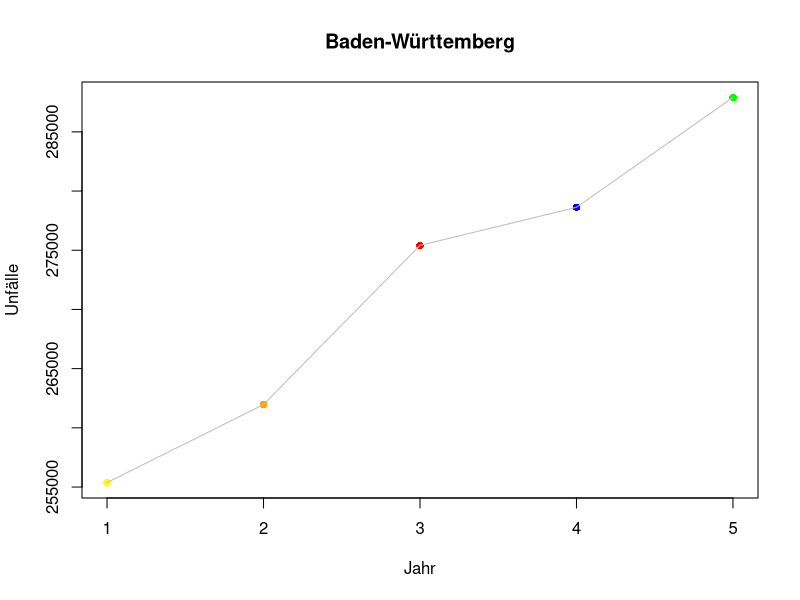
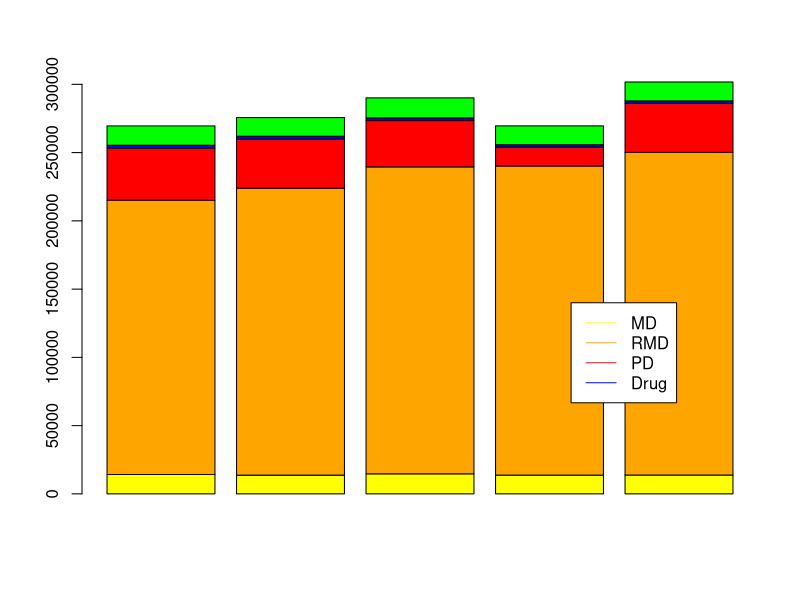
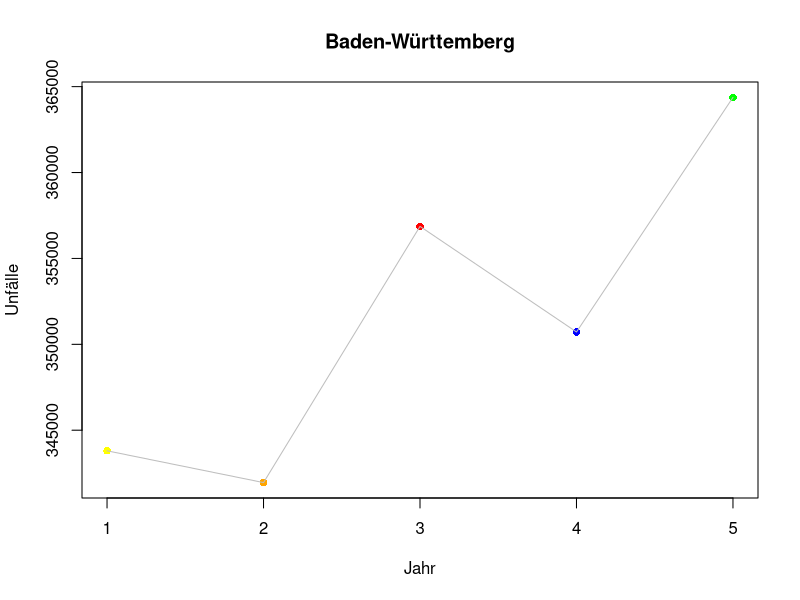
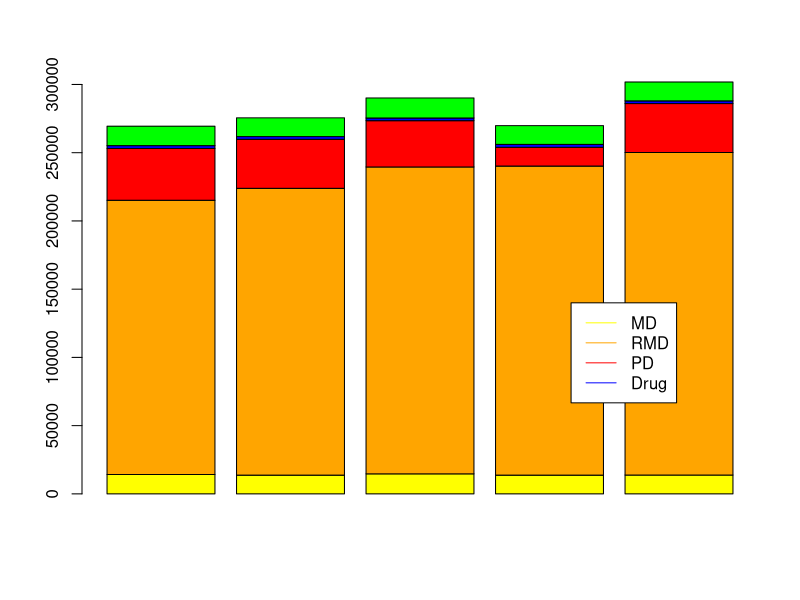
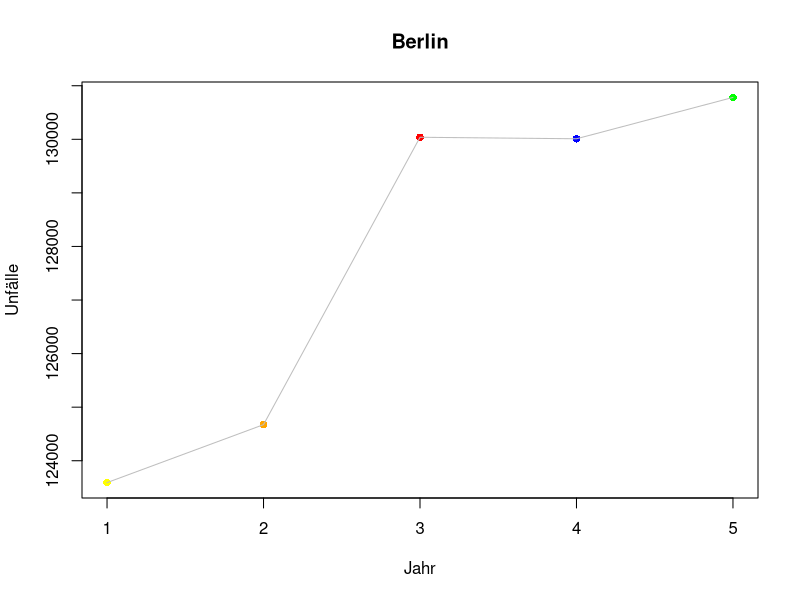
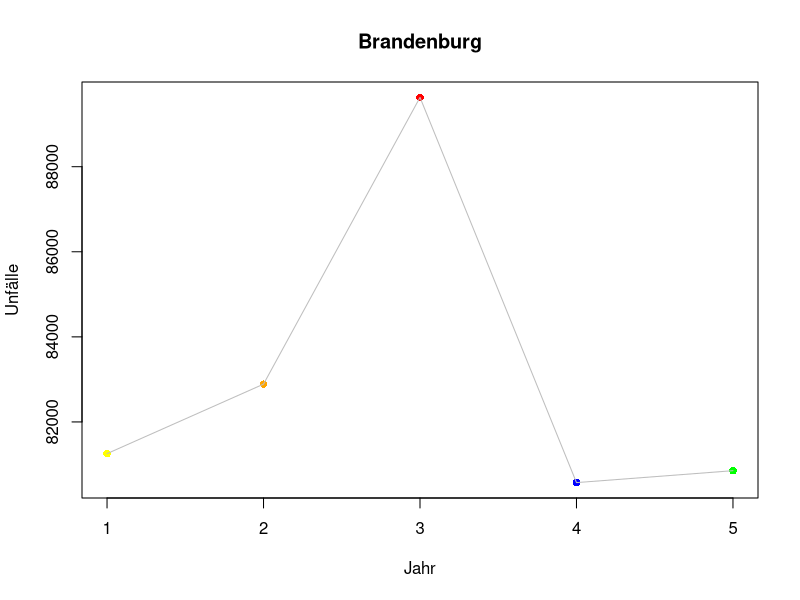
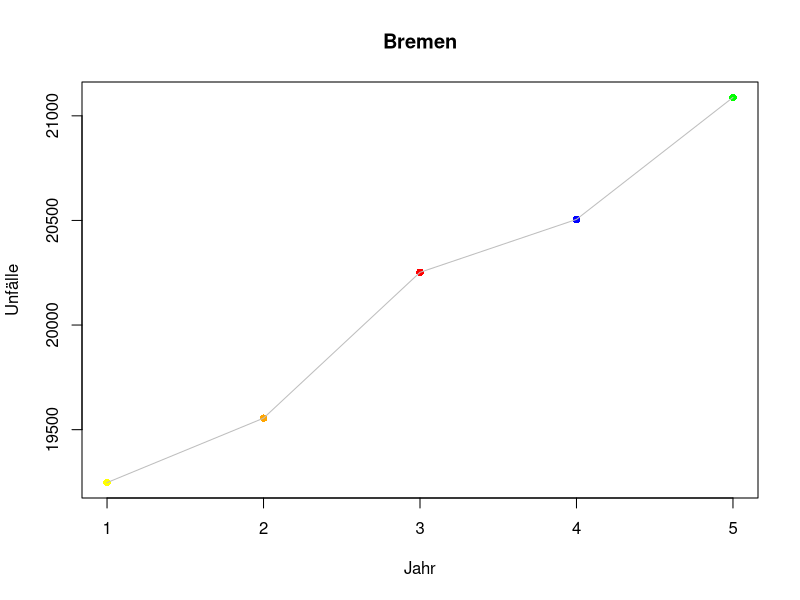
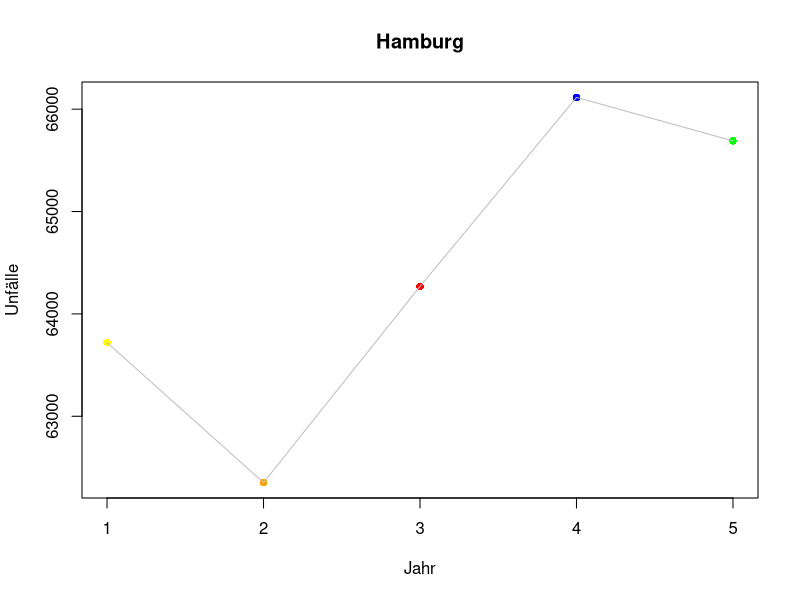

Write R code to recreate these figures, in order.
#Einlesen der Datei, System Linux Ubuntu 12.04
setwd("/home/vhx/Dokumente/R-Statistik/Projekt_S_V/WIN_HSHN_S_V/")
d<-read.csv2("unfalldaten.csv",encoding="utf-8")
d
colors = c("yellow", "orange", "red", "blue","green")

options(scipen=999)

# 1.Bundesland Baden Württenberg 
# Entwicklung von 2008 bis 2012 

BW<-subset(d,d$Bundesland =="Baden-Württemberg"  & d$Lage=="Insgesamt" & d$Unfälle =="Insgesamt" )

#Unfälle unter dem Einfluss berausch. Mittel
RBW<-subset(d,d$Bundesland =="Baden-Württemberg" & d$Unfälle =="Sonst. Unfälle unter dem Einfluss berausch. Mittel"  &  d$Lage =="Insgesamt" )
#Vektoren  
RBWJ<-c(RBW$X2008,RBW$X2009,RBW$X2010,RBW$X2011,RBW$X2012)
BWJahre<-c(BW$X2008,BW$X2009,BW$X2010,BW$X2011,BW$X2012)
RBWJ

#Baden-Württemberg;Schwerwiegende Unfälle mit Sachschaden i.e.S
md<-subset(d,d$Bundesland =="Baden-Württemberg" & d$Unfälle =="Schwerwiegende Unfälle mit Sachschaden i.e.S" & d$Lage =="Insgesamt")
md
mdD<-c(md$X2008,md$X2009,md$X2010,md$X2011,md$X2012)
mdD

#Unfälle mit Personenschaden
pd<-subset(d,d$Bundesland =="Baden-Württemberg" & d$Unfälle =="Unfälle mit Personenschaden" & d$Lage =="Insgesamt")
pd
pdD<-c(pd$X2008,pd$X2009,pd$X2010,md$X2011,pd$X2012)
pdD

#Übrige Sachschadensunfälle
rmd<-subset(d,d$Bundesland =="Baden-Württemberg" & d$Unfälle =="Übrige Sachschadensunfälle" & d$Lage =="Insgesamt")
rmdD<-c(rmd$X2008,rmd$X2009,rmd$X2010,rmd$X2011,rmd$X2012)



#Für gestapelte Saeulendiagramm 
t<-c(mdD,rmdD,pdD,RBWJ)
t
test<-matrix(t, nrow=5,ncol=5, byrow = TRUE )
test
#Entwicklung in 5 Jahren
plot(BWJahre,col=colors,ylab="Unfälle",xlab="Jahr",pch=16,main="Baden-Württemberg",cex=1)
lines(BWJahre,col="grey")

#Aufteilung
bw<-barplot(test,beside=F,col=colors)
legend(4.5,140000,c("MD","RMD","PD","Drug"), col=colors,lty=c(1,1))


#----------------------------------------------------------------#

# 2. Bundesland Bayern
# Entwicklung von 2008 bis 2012 
BY<-subset(d,d$Bundesland =="Bayern"  & d$Lage=="Insgesamt" & d$Unfälle =="Insgesamt")
BY

# Unfälle insgesammt Bayern
BYJahre<-c(BY$X2008,BY$X2009,BY$X2010,BY$X2011,BY$X2012)

#Drogeneinfluss
RBY<-subset(d,d$Bundesland =="Bayern" & d$Unfälle =="Sonst. Unfälle unter dem Einfluss berausch. Mittel"  &  d$Lage =="Insgesamt" )
#Vektoren  
RBYJ<-c(RBY$X2008,RBY$X2009,RBY$X2010,RBY$X2011,RBY$X2012)
RBYJ


#Schwerwiegende Unfälle mit Sachschaden i.e.S
BYmd<-subset(d,d$Bundesland =="Bayern" & d$Unfälle =="Schwerwiegende Unfälle mit Sachschaden i.e.S" & d$Lage =="Insgesamt")
BYmd
BYmdD<-c(md$X2008,md$X2009,md$X2010,md$X2011,md$X2012)
BYmdD

#Unfälle mit Personenschaden
BYpd<-subset(d,d$Bundesland =="Bayern" & d$Unfälle =="Unfälle mit Personenschaden" & d$Lage =="Insgesamt")

BYpdD<-c(pd$X2008,pd$X2009,pd$X2010,md$X2011,pd$X2012)
BYpdD

#Übrige Sachschadensunfälle
BYrmd<-subset(d,d$Bundesland =="Bayern" & d$Unfälle =="Übrige Sachschadensunfälle" & d$Lage =="Insgesamt")
BYrmdD<-c(rmd$X2008,rmd$X2009,rmd$X2010,rmd$X2011,rmd$X2012)



#Für gestapelte Saeulendiagramm 
byt<-c(BYmdD,BYrmdD,BYpdD,RBYJ)
byt
testBY<-matrix(byt, nrow=5,ncol=5, byrow = TRUE )
testBY
#Entwicklung in 5 Jahren
plot(BYJahre,col=colors,ylab="Unfälle",xlab="Jahr",pch=16,main="Baden-Württemberg",cex=1)
lines(BYJahre,col="grey")

#Aufteilung
by<-barplot(testBY,beside=F,col=colors)
legend(4.5,140000,c("MD","RMD","PD","Drug"), col=colors,lty=c(1,1))


#----------------------------------------------------------------#

# 3.Bundesland Berlin
# Entwicklung von 2008 bis 2012 
BER<-subset(d,d$Bundesland =="Berlin" & d$Lage=="Insgesamt" & d$Unfälle =="Insgesamt")
BER

BERJahre<-c(BER$X2008,BER$X2009,BER$X2010,BER$X2011,BER$X2012)
summary(BERJahre)
plot(BERJahre,col=colors,ylab="Unfälle",xlab="Jahr",pch=16,main="Berlin")
lines(BERJahre,col="grey")

# 4. Bundesland Brandenburg
# Entwicklung von 2008 bis 2012

BRA<-subset(d,d$Bundesland =="Brandenburg" & d$Lage=="Insgesamt" & d$Unfälle =="Insgesamt")
BRA


BRAJahre<-c(BRA$X2008,BRA$X2009,BRA$X2010,BRA$X2011,BRA$X2012)
summary(BRAJahre)
plot(BRAJahre,col=colors,ylab="Unfälle",xlab="Jahr",pch=16,main="Brandenburg")
lines(BRAJahre,col="grey")

# 5. Bundesland Bremen
# Entwicklung von 2008 bis 2012

BREM<-subset(d,d$Bundesland =="Bremen" & d$Lage=="Insgesamt" & d$Unfälle =="Insgesamt")
BREM

BREMJahre<-c(BREM$X2008,BREM$X2009,BREM$X2010,BREM$X2011,BREM$X2012)
summary(BREMJahre)
plot(BREMJahre,col=colors,ylab="Unfälle",xlab="Jahr",pch=16,main="Bremen")
lines(BREMJahre,col="grey")

# 6. Bundesland Hamburg
# Entwicklung von 2008 bis 2012

HH<-subset(d,d$Bundesland =="Hamburg" & d$Lage=="Insgesamt" & d$Unfälle =="Insgesamt")
HH

HHJahre<-c(HH$X2008,HH$X2009,HH$X2010,HH$X2011,HH$X2012)
summary(HHJahre)
plot(HHJahre,col=colors,ylab="Unfälle",xlab="Jahr",pch=16,main="Hamburg")
lines(HHJahre,col="grey")

# 7. Bundesland Hessen
# Entwicklung von 2008 bis 2012

HE<-subset(d,d$Bundesland =="Hessen"  & d$Lage=="Insgesamt" & d$Unfälle =="Insgesamt")
HE

HEJahre<-c(HE$X2008,HE$X2009,HE$X2010,HE$X2011,HE$X2012)
summary(HEJahre)
plot(HEJahre,col=colors,ylab="Unfälle",xlab="Jahr",pch=16,main="Hessen")
lines(HEJahre,col="grey")

# 8. Bundesland Mecklenburg-Vorpommern
# Entwicklung von 2008 bis 2012

MV<-subset(d,d$Bundesland =="Mecklenburg-Vorpommern"  & d$Lage=="Insgesamt" & d$Unfälle =="Insgesamt")
MV

MVJahre<-c(MV$X2008,MV$X2009,MV$X2010,MV$X2011,MV$X2012)
summary(MVJahre)
plot(MVJahre,col=colors,ylab="Unfälle",xlab="Jahr",pch=16,main="Mecklenburg-Vorpommern")
lines(MVJahre,col="grey")

# 9. Bundesland Niedersachsen
# Entwicklung von 2008 bis 2012

NS<-subset(d,d$Bundesland =="Niedersachsen"  & d$Lage=="Insgesamt" & d$Unfälle =="Insgesamt")
NS

NSJahre<-c(NS$X2008,NS$X2009,NS$X2010,NS$X2011,NS$X2012)
summary(NSJahre)
plot(NSJahre,col=colors,ylab="Unfälle",xlab="Jahr",pch=16,main="Niedersachsen")
lines(NSJahre,col="grey")

# 10. Bundesland Nordrhein-Westfalen
# Entwicklung von 2008 bis 2012

NRW<-subset(d,d$Bundesland =="Nordrhein-Westfalen"  & d$Lage=="Insgesamt" & d$Unfälle =="Insgesamt")
NRW

NRWJahre<-c(NRW$X2008,NRW$X2009,NRW$X2010,NRW$X2011,NRW$X2012)
summary(NRWJahre)
plot(NRWJahre,col=colors,ylab="Unfälle",xlab="Jahr",pch=16,main="Nordrhein-Westfalen")
lines(NRWJahre,col="grey")

# 11. Rheinland-Pfalz
# Entwicklung von 2008 bis 2012

RP<-subset(d,d$Bundesland =="Rheinland-Pfalz"  & d$Lage=="Insgesamt" & d$Unfälle =="Insgesamt")
RP

RPJahre<-c(RP$X2008,RP$X2009,RP$X2010,RP$X2011,RP$X2012)
summary(RPJahre)
plot(RPJahre,col=colors,ylab="Unfälle",xlab="Jahr",pch=16,main="Rheinland-Pfalz")
lines(RPJahre,col="grey")


# 12. Bundesland Saarland
# Entwicklung von 2008 bis 2012

SA<-subset(d,d$Bundesland =="Saarland"  & d$Lage=="Insgesamt" & d$Unfälle =="Insgesamt")
SA

SAJahre<-c(SA$X2008,SA$X2009,SA$X2010,SA$X2011,SA$X2012)
summary(SAJahre)
plot(SAJahre,col=colors,ylab="Unfälle",xlab="Jahr",pch=16,main="Saarland")
lines(SAJahre,col="grey")

# 13. Bundesland Sachsen
# Entwicklung von 2008 bis 2012

SAC<-subset(d,d$Bundesland =="Sachsen"  & d$Lage=="Insgesamt" & d$Unfälle =="Insgesamt")
SAC

SACJahre<-c(SAC$X2008,SAC$X2009,SAC$X2010,SAC$X2011,SAC$X2012)
summary(SACJahre)
plot(SACJahre,col=colors,ylab="Unfälle",xlab="Jahr",pch=16,main="Sachsen")
lines(SACJahre,col="grey")

# 14. Bundesland Sachsen-Anhalt
# Entwicklung von 2008 bis 2012

SAA<-subset(d,d$Bundesland =="Sachsen-Anhalt"  & d$Lage=="Insgesamt" & d$Unfälle =="Insgesamt")
SAA

SAAJahre<-c(SAA$X2008,SAA$X2009,SAA$X2010,SAA$X2011,SAA$X2012)
summary(SAAJahre)
plot(SAAJahre,col=colors,ylab="Unfälle",xlab="Jahr",pch=16,main="Sachsen-Anhalt")
lines(SAAJahre,col="grey")

# 15. Bundesland Schleswig-Holstein
# Entwicklung von 2008 bis 2012

SH<-subset(d,d$Bundesland =="Schleswig-Holstein"  & d$Lage=="Insgesamt" & d$Unfälle =="Insgesamt")
SH

SHJahre<-c(SH$X2008,SH$X2009,SH$X2010,SH$X2011,SH$X2012)
summary(SHJahre)
plot(SHJahre,col=colors,ylab="Unfälle",xlab="Jahr",pch=16,main="Schleswig-Holstein")
lines(SHJahre,col="grey")



# 16 Bundesland Thüringen
# Entwicklung von 2008 bis 2012

TH<-subset(d,d$Bundesland =="Thüringen" & d$Lage=="Insgesamt" & d$Unfälle =="Insgesamt")
TH

THJahre<-c(TH$X2008,TH$X2009,TH$X2010,TH$X2011,TH$X2012)
summary(THJahre)
plot(THJahre,col=colors,ylab="Unfälle",xlab="Jahr",pch=16,main="Thüringen")
lines(THJahre,col="grey")

#Ganz Deutschland
DE<-THJahre+SHJahre+SAAJahre+SACJahre+BWJahre+BYJahre+BERJahre+BRAJahre+BREMJahre+HHJahre+HEJahre+MVJahre+NSJahre+NRWJahre+RPJahre+SAJahre
DE

plot(DE,col=colors)
lines(DE,col="grey")
